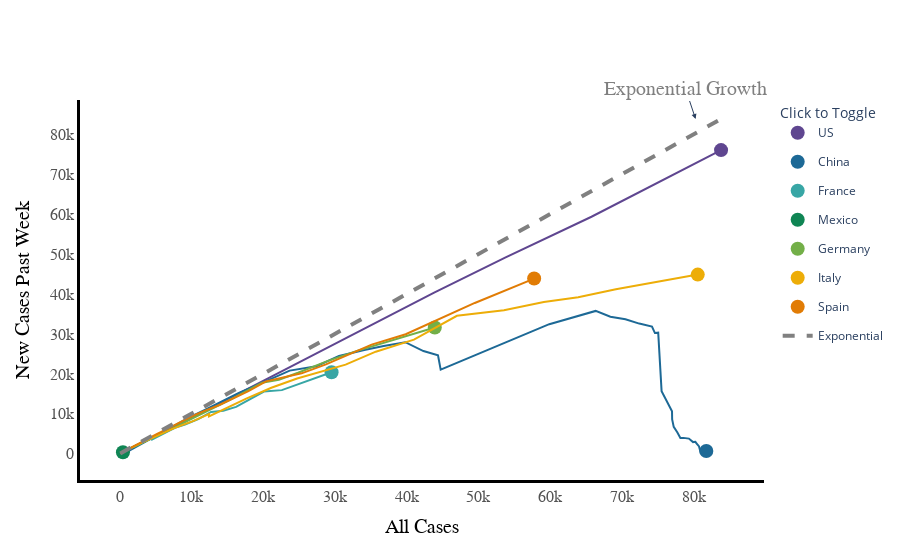

Notebook code cell kept with this figure:
### Code cell
##Lets find out exponential 
def plot_countries(countries,backtrack=7,log=True):
    fig = go.Figure()
    
    colors = plotly.colors.qualitative.Prism 
    max_number = 0
    for country_enum, country in enumerate(countries):
        full_report = JHU_DF_AGG_COUNTRY[JHU_DF_AGG_COUNTRY['country']==country].groupby('Date').sum().drop(['lat','lon'],axis=1)
        per_day = full_report.diff()
        plottable = full_report.join(per_day,lsuffix='_cum',rsuffix='_diff')
        plottable = plottable.fillna(0)

        xs = []
        ys = []
        dates = []
        indexes = plottable.index
        for indexer in range(1,len(indexes)):


            x = plottable.loc[indexes[indexer]]['confirmed_cum']

            if indexer > backtrack:
                y = plottable.loc[indexes[indexer-backtrack]:indexes[indexer]].sum()['confirmed_diff']
            else:  
                y = plottable.loc[:indexes[indexer]].sum()['confirmed_diff']

            if y < 100 or x < 100:
                continue

            if x > max_number:
                max_number = x
            if y > max_number:
                max_number = y
            xs.append(x)
            ys.append(y)
            
            dates.append(indexes[indexer].strftime('%m/%d/%Y'))
            #print(indexes[indexer].strftime('%m/%d/%Y'))
    
        

        fig.add_trace(
            go.Scatter(
                x=xs,
                y=ys,
                mode='lines',
                name=country,
                text=dates,
                showlegend=False,
                legendgroup=country,
                line=dict(shape='linear',color=colors[country_enum]),
                marker=dict(
                    symbol='circle-open',
                    size=5
                    ),
               hovertemplate="On %{text} <br> Total Cases: %{x}<br> Cummulative Cases Last Week %{y}"
            )
        )
        fig.add_trace(
            go.Scatter(
                x=[xs[-1]],
                y=[ys[-1]],
                mode='markers',
                name=country,
                text=[dates[-1]],
                legendgroup=country,
                hoverlabel=dict(align='left'),
                marker=dict(
                    symbol='circle',
                    size=14,
                    color=colors[country_enum]
                    ),
                hovertemplate="On %{text} <br> Total Cases: %{x}<br> Cummulative Cases Last Week %{y}"
            )
        )
    fig.add_trace(
        go.Scatter(
            x=[100,max_number],
            y=[100,max_number],
            mode='lines',
            name='Exponential',
            line=dict(color='grey',width=4,dash='dash')
        )
    )
    if log:
        fig.update_xaxes(type="log",dtick=1)
        fig.update_yaxes(type="log",dtick=1)
    fig.update_layout(
    xaxis=dict(
        showline=True,
        showgrid=False,
        showticklabels=True,
        linecolor='black',
        linewidth=3,
        title=dict(text='All Cases',font=dict(color='black',family='arial',size=20)),

        tickfont=dict(
            family='Arial',
            size=16,
            color='rgb(82, 82, 82)',
        ),
    ),
    yaxis=dict(
        showline=True,
        showgrid=False,
        showticklabels=True,
        linecolor='black',
        linewidth=3,
        title=dict(text='New Cases Past Week',font=dict(color='black',family='arial',size=20)),
        tickfont=dict(
            family='Arial',
            size=16,
            color='rgb(82, 82, 82)',
        ),
    ),
    plot_bgcolor='white'
    )
    annotations=[]
    annotations.append(dict(xref='paper', x=0.9, yref='paper',y=.95,
                                  #xanchor='center', yanchor='middle',
                                  text="Exponential Growth",
                                  font=dict(family='Arial',
                                            size=20,
                                           color='grey'),
                                  showarrow=True,
                                  arrowhead=2))

    fig.update_layout(legend=dict(title='Click to Toggle'),annotations=annotations)
  
    return fig
    
fig = plot_countries(['US','China','France','Mexico','Germany','Italy','Spain'],7,log=False)

fig.show()

### Figure 1 — Plotly figure (JSON) as saved in the notebook; plotly's stock layout.template omitted (floating-point values rounded to 4 significant figures)
{"data": [{"hovertemplate": "On %{text} <br> Total Cases: %{x}<br> Cummulative Cases Last Week %{y}", "legendgroup": "US", "line": {"color": "rgb(95, 70, 144)", "shape": "linear"}, "marker": {"size": 5, "symbol": "circle-open"}, "mode": "lines", "name": "US", "showlegend": false, "text": ["03/05/2020", "03/06/2020", "03/07/2020", "03/08/2020", "03/09/2020", "03/10/2020", "03/11/2020", "03/12/2020", "03/13/2020", "03/14/2020", "03/15/2020", "03/16/2020", "03/17/2020", "03/18/2020", "03/19/2020", "03/20/2020", "03/21/2020", "03/22/2020", "03/23/2020", "03/24/2020", "03/25/2020", "03/26/2020"], "type": "scatter", "x": [217, 262, 402, 518, 583, 959, 1281, 1663, 2179, 2727, 3499, 4632, 6421, 7783, 13677, 19100, 25489, 33276, 43847, 53740, 65778, 83836], "y": [160, 204, 342, 450, 509, 861, 1163, 1514, 1962, 2465, 3097, 4114, 5838, 6824, 12396, 17437, 23310, 30549, 40348, 49108, 59357, 76053]}, {"hoverlabel": {"align": "left"}, "hovertemplate": "On %{text} <br> Total Cases: %{x}<br> Cummulative Cases Last Week %{y}", "legendgroup": "US", "marker": {"color": "rgb(95, 70, 144)", "size": 14, "symbol": "circle"}, "mode": "markers", "name": "US", "text": ["03/26/2020"], "type": "scatter", "x": [83836], "y": [76053]}, {"hovertemplate": "On %{text} <br> Total Cases: %{x}<br> Cummulative Cases Last Week %{y}", "legendgroup": "China", "line": {"color": "rgb(29, 105, 150)", "shape": "linear"}, "marker": {"size": 5, "symbol": "circle-open"}, "mode": "lines", "name": "China", "showlegend": false, "text": ["01/24/2020", "01/25/2020", "01/26/2020", "01/27/2020", "01/28/2020", "01/29/2020", "01/30/2020", "01/31/2020", "02/01/2020", "02/02/2020", "02/03/2020", "02/04/2020", "02/05/2020", "02/06/2020", "02/07/2020", "02/08/2020", "02/09/2020", "02/10/2020", "02/11/2020", "02/12/2020", "02/13/2020", "02/14/2020", "02/15/2020", "02/16/2020", "02/17/2020", "02/18/2020", "02/19/2020", "02/20/2020", "02/21/2020", "02/22/2020", "02/23/2020", "02/24/2020", "02/25/2020", "02/26/2020", "02/27/2020", "02/28/2020", "02/29/2020", "03/01/2020", "03/02/2020", "03/03/2020", "03/04/2020", "03/05/2020", "03/06/2020", "03/07/2020", "03/08/2020", "03/09/2020", "03/10/2020", "03/11/2020", "03/12/2020", "03/13/2020", "03/14/2020", "03/15/2020", "03/16/2020", "03/17/2020", "03/18/2020", "03/19/2020", "03/20/2020", "03/21/2020", "03/22/2020", "03/23/2020", "03/24/2020", "03/25/2020", "03/26/2020"], "type": "scatter", "x": [920, 1406, 2075, 2877, 5509, 6087, 8141, 9802, 11891, 16630, 19716, 23707, 27440, 30587, 34110, 36814, 39829, 42354, 44386, 44759, 59895, 66358, 68413, 70513, 72434, 74211, 74619, 75077, 75550, 77001, 77022, 77241, 77754, 78166, 78600, 78928, 79356, 79932, 80136, 80261, 80386, 80537, 80690, 80770, 80823, 80860, 80887, 80921, 80932, 80945, 80977, 81003, 81033, 81058, 81102, 81156, 81250, 81305, 81435, 81498, 81591, 81661, 81782], "y": [372, 858, 1527, 2329, 4961, 5539, 7593, 9159, 10971, 15224, 17641, 20830, 21931, 24500, 25969, 27012, 27938, 25724, 24670, 21052, 32455, 35771, 34303, 33699, 32605, 31857, 30233, 30318, 15655, 10643, 8609, 6728, 5320, 3955, 3981, 3851, 3806, 2931, 3114, 3020, 2632, 2371, 2090, 1842, 1467, 928, 751, 660, 546, 408, 287, 233, 210, 198, 215, 235, 318, 360, 458, 495, 558, 603, 680]}, {"hoverlabel": {"align": "left"}, "hovertemplate": "On %{text} <br> Total Cases: %{x}<br> Cummulative Cases Last Week %{y}", "legendgroup": "China", "marker": {"color": "rgb(29, 105, 150)", "size": 14, "symbol": "circle"}, "mode": "markers", "name": "China", "text": ["03/26/2020"], "type": "scatter", "x": [81782], "y": [680]}, {"hovertemplate": "On %{text} <br> Total Cases: %{x}<br> Cummulative Cases Last Week %{y}", "legendgroup": "France", "line": {"color": "rgb(56, 166, 165)", "shape": "linear"}, "marker": {"size": 5, "symbol": "circle-open"}, "mode": "lines", "name": "France", "showlegend": false, "text": ["03/01/2020", "03/02/2020", "03/03/2020", "03/04/2020", "03/05/2020", "03/06/2020", "03/07/2020", "03/08/2020", "03/09/2020", "03/10/2020", "03/11/2020", "03/12/2020", "03/13/2020", "03/14/2020", "03/15/2020", "03/16/2020", "03/17/2020", "03/18/2020", "03/19/2020", "03/20/2020", "03/21/2020", "03/22/2020", "03/23/2020", "03/24/2020", "03/25/2020", "03/26/2020"], "type": "scatter", "x": [130, 191, 204, 288, 380, 656, 959, 1136, 1219, 1794, 2293, 2293, 3681, 4496, 4532, 6683, 7715, 9124, 10970, 12758, 14463, 16243, 20123, 22622, 25600, 29551], "y": [118, 179, 192, 274, 362, 618, 902, 1036, 1089, 1603, 2089, 2005, 3301, 3840, 3573, 5547, 6496, 7330, 8677, 10465, 10782, 11747, 15591, 15939, 17885, 20427]}, {"hoverlabel": {"align": "left"}, "hovertemplate": "On %{text} <br> Total Cases: %{x}<br> Cummulative Cases Last Week %{y}", "legendgroup": "France", "marker": {"color": "rgb(56, 166, 165)", "size": 14, "symbol": "circle"}, "mode": "markers", "name": "France", "text": ["03/26/2020"], "type": "scatter", "x": [29551], "y": [20427]}, {"hovertemplate": "On %{text} <br> Total Cases: %{x}<br> Cummulative Cases Last Week %{y}", "legendgroup": "Mexico", "line": {"color": "rgb(15, 133, 84)", "shape": "linear"}, "marker": {"size": 5, "symbol": "circle-open"}, "mode": "lines", "name": "Mexico", "showlegend": false, "text": ["03/19/2020", "03/20/2020", "03/21/2020", "03/22/2020", "03/23/2020", "03/24/2020", "03/25/2020", "03/26/2020"], "type": "scatter", "x": [118, 164, 203, 251, 316, 367, 405, 475], "y": [110, 152, 191, 225, 275, 314, 323, 382]}, {"hoverlabel": {"align": "left"}, "hovertemplate": "On %{text} <br> Total Cases: %{x}<br> Cummulative Cases Last Week %{y}", "legendgroup": "Mexico", "marker": {"color": "rgb(15, 133, 84)", "size": 14, "symbol": "circle"}, "mode": "markers", "name": "Mexico", "text": ["03/26/2020"], "type": "scatter", "x": [475], "y": [382]}, {"hovertemplate": "On %{text} <br> Total Cases: %{x}<br> Cummulative Cases Last Week %{y}", "legendgroup": "Germany", "line": {"color": "rgb(115, 175, 72)", "shape": "linear"}, "marker": {"size": 5, "symbol": "circle-open"}, "mode": "lines", "name": "Germany", "showlegend": false, "text": ["03/01/2020", "03/02/2020", "03/03/2020", "03/04/2020", "03/05/2020", "03/06/2020", "03/07/2020", "03/08/2020", "03/09/2020", "03/10/2020", "03/11/2020", "03/12/2020", "03/13/2020", "03/14/2020", "03/15/2020", "03/16/2020", "03/17/2020", "03/18/2020", "03/19/2020", "03/20/2020", "03/21/2020", "03/22/2020", "03/23/2020", "03/24/2020", "03/25/2020", "03/26/2020"], "type": "scatter", "x": [130, 159, 196, 262, 482, 670, 799, 1040, 1176, 1457, 1908, 2078, 3675, 4585, 5795, 7272, 9257, 12327, 15320, 19848, 22213, 24873, 29056, 32986, 37323, 43938], "y": [114, 143, 180, 245, 455, 624, 751, 961, 1046, 1298, 1712, 1816, 3193, 3915, 4996, 6232, 8081, 10870, 13412, 17770, 18538, 20288, 23261, 25714, 28066, 31611]}, {"hoverlabel": {"align": "left"}, "hovertemplate": "On %{text} <br> Total Cases: %{x}<br> Cummulative Cases Last Week %{y}", "legendgroup": "Germany", "marker": {"color": "rgb(115, 175, 72)", "size": 14, "symbol": "circle"}, "mode": "markers", "name": "Germany", "text": ["03/26/2020"], "type": "scatter", "x": [43938], "y": [31611]}, {"hovertemplate": "On %{text} <br> Total Cases: %{x}<br> Cummulative Cases Last Week %{y}", "legendgroup": "Italy", "line": {"color": "rgb(237, 173, 8)", "shape": "linear"}, "marker": {"size": 5, "symbol": "circle-open"}, "mode": "lines", "name": "Italy", "showlegend": false, "text": ["02/23/2020", "02/24/2020", "02/25/2020", "02/26/2020", "02/27/2020", "02/28/2020", "02/29/2020", "03/01/2020", "03/02/2020", "03/03/2020", "03/04/2020", "03/05/2020", "03/06/2020", "03/07/2020", "03/08/2020", "03/09/2020", "03/10/2020", "03/11/2020", "03/12/2020", "03/13/2020", "03/14/2020", "03/15/2020", "03/16/2020", "03/17/2020", "03/18/2020", "03/19/2020", "03/20/2020", "03/21/2020", "03/22/2020", "03/23/2020", "03/24/2020", "03/25/2020", "03/26/2020"], "type": "scatter", "x": [155, 229, 322, 453, 655, 888, 1128, 1694, 2036, 2502, 3089, 3858, 4636, 5883, 7375, 9172, 10149, 12462, 12462, 17660, 21157, 24747, 27980, 31506, 35713, 41035, 47021, 53578, 59138, 63927, 69176, 74386, 80589], "y": [152, 226, 319, 450, 652, 885, 1108, 1632, 1881, 2273, 2767, 3405, 3981, 4995, 6247, 7478, 8113, 9960, 9373, 13802, 16521, 18864, 20605, 22334, 25564, 28573, 34559, 35918, 37981, 39180, 41196, 42880, 44876]}, {"hoverlabel": {"align": "left"}, "hovertemplate": "On %{text} <br> Total Cases: %{x}<br> Cummulative Cases Last Week %{y}", "legendgroup": "Italy", "marker": {"color": "rgb(237, 173, 8)", "size": 14, "symbol": "circle"}, "mode": "markers", "name": "Italy", "text": ["03/26/2020"], "type": "scatter", "x": [80589], "y": [44876]}, {"hovertemplate": "On %{text} <br> Total Cases: %{x}<br> Cummulative Cases Last Week %{y}", "legendgroup": "Spain", "line": {"color": "rgb(225, 124, 5)", "shape": "linear"}, "marker": {"size": 5, "symbol": "circle-open"}, "mode": "lines", "name": "Spain", "showlegend": false, "text": ["03/02/2020", "03/03/2020", "03/04/2020", "03/05/2020", "03/06/2020", "03/07/2020", "03/08/2020", "03/09/2020", "03/10/2020", "03/11/2020", "03/12/2020", "03/13/2020", "03/14/2020", "03/15/2020", "03/16/2020", "03/17/2020", "03/18/2020", "03/19/2020", "03/20/2020", "03/21/2020", "03/22/2020", "03/23/2020", "03/24/2020", "03/25/2020", "03/26/2020"], "type": "scatter", "x": [120, 165, 222, 259, 400, 500, 673, 1073, 1695, 2277, 2277, 5232, 6391, 7798, 9942, 11748, 13910, 17963, 20410, 25374, 28768, 35136, 39885, 49515, 57786], "y": [118, 163, 216, 246, 385, 468, 628, 989, 1575, 2112, 2055, 4973, 5991, 7298, 9269, 10675, 12215, 15686, 18133, 20142, 22377, 27338, 29943, 37767, 43876]}, {"hoverlabel": {"align": "left"}, "hovertemplate": "On %{text} <br> Total Cases: %{x}<br> Cummulative Cases Last Week %{y}", "legendgroup": "Spain", "marker": {"color": "rgb(225, 124, 5)", "size": 14, "symbol": "circle"}, "mode": "markers", "name": "Spain", "text": ["03/26/2020"], "type": "scatter", "x": [57786], "y": [43876]}, {"line": {"color": "grey", "dash": "dash", "width": 4}, "mode": "lines", "name": "Exponential", "type": "scatter", "x": [100, 83836], "y": [100, 83836]}], "layout": {"annotations": [{"arrowhead": 2, "font": {"color": "grey", "family": "Arial", "size": 20}, "showarrow": true, "text": "Exponential Growth", "x": 0.9, "xref": "paper", "y": 0.95, "yref": "paper"}], "legend": {"title": {"text": "Click to Toggle"}}, "plot_bgcolor": "white", "xaxis": {"linecolor": "black", "linewidth": 3, "showgrid": false, "showline": true, "showticklabels": true, "tickfont": {"color": "rgb(82, 82, 82)", "family": "Arial", "size": 16}, "title": {"font": {"color": "black", "family": "arial", "size": 20}, "text": "All Cases"}}, "yaxis": {"linecolor": "black", "linewidth": 3, "showgrid": false, "showline": true, "showticklabels": true, "tickfont": {"color": "rgb(82, 82, 82)", "family": "Arial", "size": 16}, "title": {"font": {"color": "black", "family": "arial", "size": 20}, "text": "New Cases Past Week"}}}}
